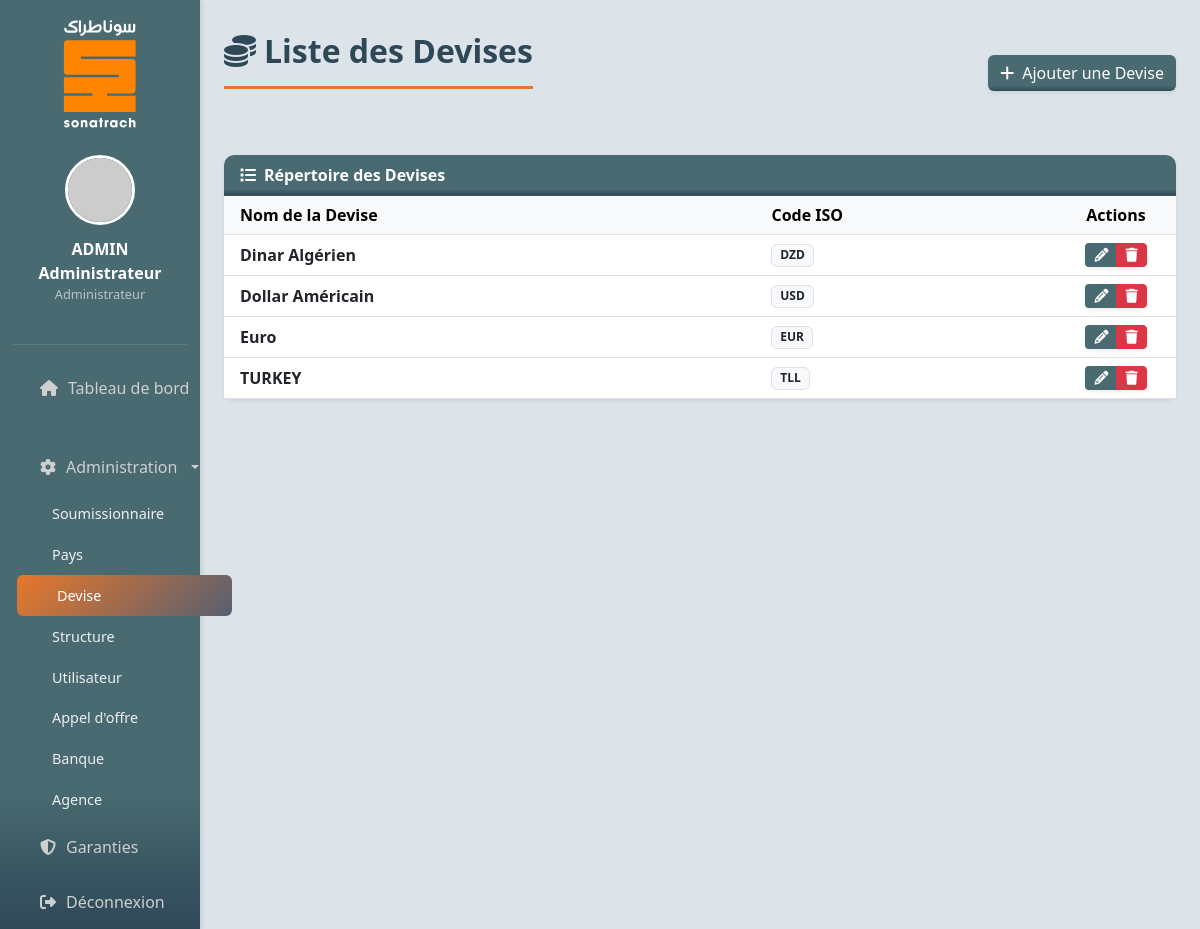
/index.php?page=liste-devise (signed in), run on the app's committed database.
### tables this page shows
CREATE TABLE `devise` (
  `id` int NOT NULL,
  `code` varchar(11) NOT NULL,
  `libelle` varchar(255) NOT NULL
);

### pages/liste-devise.php (the view, shortened to what this page needs)
<?php
$pdo = getDBConnection();
$currencies = $pdo->query("SELECT * FROM devise ORDER BY libelle ASC")->fetchAll(PDO::FETCH_ASSOC);
?>
<div class="content-header mb-4">
    <div class="d-flex justify-content-between align-items-center">
        <h2 class="page-title"><i class="fas fa-coins me-2"></i>Liste des Devises</h2>
        <a href="index.php?page=devise" class="btn ajouter text-white shadow-sm" style="background-color: #486a70;">
            <i class="fas fa-plus me-2"></i>Ajouter une Devise
        </a>
    </div>
</div>
<div class="card shadow-sm border-0">
    <div class="card-header text-white fw-bold" style="background-color: #486a70;">
        <i class="fas fa-list me-2"></i>Répertoire des Devises
    </div>
    <div class="card-body p-0">
        <?php if (!empty($currencies)): ?>
        <div class="table-responsive">
            <table class="table table-hover align-middle mb-0">
                <thead class="table-light">
                    <tr>
                        <th class="ps-3">Nom de la Devise</th>
                        <th>Code ISO</th>
                        <th class="text-center" style="width: 120px;">Actions</th>
                    </tr>
                </thead>
                <tbody>
                    <?php foreach ($currencies as $c): ?>
                        <tr>
                            <td class="ps-3 fw-bold"><?= htmlspecialchars($c['libelle']); ?></td>
                            <td><span class="badge bg-light text-dark border"><?= htmlspecialchars($c['code']); ?></span></td>
                            <td class="text-center">
                                <div class="btn-group shadow-sm">
                                    <a href="index.php?page=devise&edit=<?= $c['id'] ?>" class="btn btn-sm text-white" style="background-color: #486a70;">
                                        <i class="fas fa-pencil-alt"></i>
                                    </a>
                                    <button class="btn btn-sm btn-danger delete-btn" data-id="<?= $c['id']; ?>" data-libelle="<?= htmlspecialchars($c['libelle']); ?>">
                                        <i class="fas fa-trash"></i>
                                    </button>
                                </div>
                            </td>
                        </tr>
                    <?php endforeach; ?>
                </tbody>
            </table>
        </div>
        <?php else: ?>
        <div class="text-center py-5"><p class="text-muted mb-0">Aucune devise enregistrée.</p></div>
        <?php endif; ?>
    </div>
</div>

### index.php (style rules this page uses)
.ajouter { background: linear-gradient(180deg, #486a70 85%, #2f4858 100%); color: white; border: none; }
body { overflow-x: hidden; font-family: 'Segoe UI', Tahoma, Geneva, Verdana, sans-serif; background: #dce3e9; }
.page-title { font-size: 2rem; font-weight: 700; color: #2f4858; margin-bottom: 1.5rem; padding-bottom: 1rem; border-bottom: 3px solid #e8772b; display: inline-block; }
.content-header { margin-bottom: 2rem; padding-bottom: 1rem; border-bottom: 2px solid #dee2e6; }
.card { border: none; box-shadow: 0 2px 8px rgba(0,0,0,0.08); border-radius: 10px; }
.card-header { background: linear-gradient(180deg, #486a70 85%, #2f4858 100%); color: white; font-weight: 600; border-radius: 10px 10px 0 0 !important; }

### data on the page
devise: libelle "Dinar Algérien", code "DZD"
devise: libelle "Dollar Américain", code "USD"
devise: libelle "Euro", code "EUR"
devise: libelle "TURKEY", code "TLL"

### other printed values
$userName "ADMIN Administrateur"
